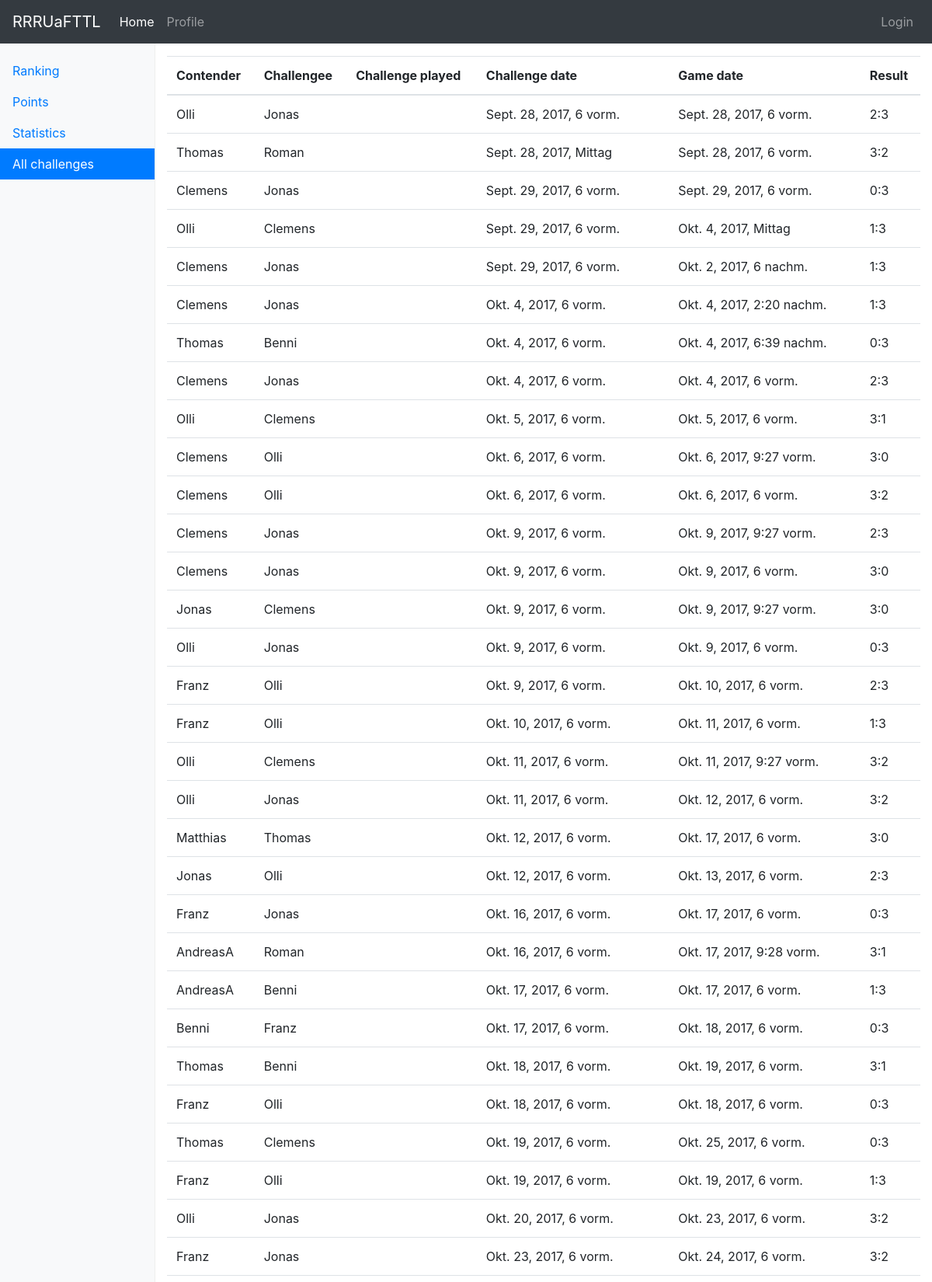
The app's page /all_games (upper part) with its own data.
### scoreboard/models.py (models this page shows, shortened)
class Challenge(models.Model):
    contender = models.ForeignKey(User, on_delete = models.CASCADE, related_name="challenge_contender")
    challengee = models.ForeignKey(User, on_delete = models.CASCADE, related_name="challenge_challengee")
    challenge_date= models.DateTimeField()
    expiration_date = models.DateTimeField(null = True)
    contender_score = models.IntegerField(null=True, blank=True)
    challengee_score = models.IntegerField(null=True, blank = True)
    challenge_open = models.BooleanField(default = True)
    game_reported = models.BooleanField()
    game_date = models.DateTimeField(null=True, blank = True)

### scoreboard/views.py (the view)
# urls.py: url(r'^all_games',views.all_games,name='all_games'),
@never_cache
def all_games(request):
    games = models.Challenge.objects.all()
    return render(request,'all_games.html',{'challenges':games})

### templates/all_games.html (shortened to what this page needs)
{% extends 'base.html' %}
{% block content %}
<link href="https://cdn.datatables.net/1.10.16/css/dataTables.bootstrap4.min.css" rel="stylesheet">
<link href="https://cdnjs.cloudflare.com/ajax/libs/octicons/4.4.0/font/octicons.css" rel="stylesheet">
    <table class="table" id="table">
        <thead>
            <th>Contender</th>
            <th>Challengee</th>
            <th>Challenge played</th>
            <th>Challenge date</th>
            <th>Game date</th>
            <th>Result</th>
        </thead>
        <tbody>
        {% for challenge in challenges %}
        <tr>
            <td>{{challenge.contender}}</td>
            <td>{{challenge.challengee}}</td>
            <td>{% if challenge.challenge_open %}<span style="display:none">0</span>{% else %}<span style="display:none">1</span>{% endif %}</td>
            <td>{% if challenge.challenge_date == None %} --- {% else %}{{challenge.challenge_date}} {% endif %}</td>
            <td>{% if challenge.game_date == None %} --- {% else %}{{challenge.game_date}} {% endif %}</td>
            <td>{% if challenge.contender_score == None or challenge.challengee_score == None %} --- {% else %}{{challenge.contender_score}}:{{challenge.challengee_score}}{% endif %}</td>
        </tr>
        {% endfor %}
        </tbody>
    </table>
{% endblock %}

### scoreboard/static/css/dashboard.css (style rules this page uses)
body { padding-top: 3.5rem; }

### records on screen
Challenge: contender "Olli", challengee "Jonas", challenge_date "Sept. 28, 2017, 6 vorm.", game_date "Sept. 28, 2017, 6 vorm.", contender_score "2", challengee_score "3"
Challenge: contender "Thomas", challengee "Roman", challenge_date "Sept. 28, 2017, Mittag", game_date "Sept. 28, 2017, 6 vorm.", contender_score "3", challengee_score "2"
Challenge: contender "Clemens", challengee "Jonas", challenge_date "Sept. 29, 2017, 6 vorm.", game_date "Sept. 29, 2017, 6 vorm.", contender_score "0", challengee_score "3"
Challenge: contender "Olli", challengee "Clemens", challenge_date "Sept. 29, 2017, 6 vorm.", game_date "Okt. 4, 2017, Mittag", contender_score "1", challengee_score "3"
Challenge: contender "Clemens", challengee "Jonas", challenge_date "Sept. 29, 2017, 6 vorm.", game_date "Okt. 2, 2017, 6 nachm.", contender_score "1", challengee_score "3"
Challenge: contender "Clemens", challengee "Jonas", challenge_date "Okt. 4, 2017, 6 vorm.", game_date "Okt. 4, 2017, 2:20 nachm.", contender_score "1", challengee_score "3"
Challenge: contender "Thomas", challengee "Benni", challenge_date "Okt. 4, 2017, 6 vorm.", game_date "Okt. 4, 2017, 6:39 nachm.", contender_score "0", challengee_score "3"
Challenge: contender "Clemens", challengee "Jonas", challenge_date "Okt. 4, 2017, 6 vorm.", game_date "Okt. 4, 2017, 6 vorm.", contender_score "2", challengee_score "3"
Challenge: contender "Olli", challengee "Clemens", challenge_date "Okt. 5, 2017, 6 vorm.", game_date "Okt. 5, 2017, 6 vorm.", contender_score "3", challengee_score "1"
Challenge: contender "Clemens", challengee "Olli", challenge_date "Okt. 6, 2017, 6 vorm.", game_date "Okt. 6, 2017, 9:27 vorm.", contender_score "3", challengee_score "0"
Challenge: contender "Clemens", challengee "Olli", challenge_date "Okt. 6, 2017, 6 vorm.", game_date "Okt. 6, 2017, 6 vorm.", contender_score "3", challengee_score "2"
Challenge: contender "Clemens", challengee "Jonas", challenge_date "Okt. 9, 2017, 6 vorm.", game_date "Okt. 9, 2017, 9:27 vorm.", contender_score "2", challengee_score "3"
Challenge: contender "Clemens", challengee "Jonas", challenge_date "Okt. 9, 2017, 6 vorm.", game_date "Okt. 9, 2017, 6 vorm.", contender_score "3", challengee_score "0"
Challenge: contender "Jonas", challengee "Clemens", challenge_date "Okt. 9, 2017, 6 vorm.", game_date "Okt. 9, 2017, 9:27 vorm.", contender_score "3", challengee_score "0"
Challenge: contender "Olli", challengee "Jonas", challenge_date "Okt. 9, 2017, 6 vorm.", game_date "Okt. 9, 2017, 6 vorm.", contender_score "0", challengee_score "3"
Challenge: contender "Franz", challengee "Olli", challenge_date "Okt. 9, 2017, 6 vorm.", game_date "Okt. 10, 2017, 6 vorm.", contender_score "2", challengee_score "3"
Challenge: contender "Franz", challengee "Olli", challenge_date "Okt. 10, 2017, 6 vorm.", game_date "Okt. 11, 2017, 6 vorm.", contender_score "1", challengee_score "3"
Challenge: contender "Olli", challengee "Clemens", challenge_date "Okt. 11, 2017, 6 vorm.", game_date "Okt. 11, 2017, 9:27 vorm.", contender_score "3", challengee_score "2"
Challenge: contender "Olli", challengee "Jonas", challenge_date "Okt. 11, 2017, 6 vorm.", game_date "Okt. 12, 2017, 6 vorm.", contender_score "3", challengee_score "2"
Challenge: contender "Matthias", challengee "Thomas", challenge_date "Okt. 12, 2017, 6 vorm.", game_date "Okt. 17, 2017, 6 vorm.", contender_score "3", challengee_score "0"
Challenge: contender "Jonas", challengee "Olli", challenge_date "Okt. 12, 2017, 6 vorm.", game_date "Okt. 13, 2017, 6 vorm.", contender_score "2", challengee_score "3"
Challenge: contender "Franz", challengee "Jonas", challenge_date "Okt. 16, 2017, 6 vorm.", game_date "Okt. 17, 2017, 6 vorm.", contender_score "0", challengee_score "3"
Challenge: contender "AndreasA", challengee "Roman", challenge_date "Okt. 16, 2017, 6 vorm.", game_date "Okt. 17, 2017, 9:28 vorm.", contender_score "3", challengee_score "1"
Challenge: contender "AndreasA", challengee "Benni", challenge_date "Okt. 17, 2017, 6 vorm.", game_date "Okt. 17, 2017, 6 vorm.", contender_score "1", challengee_score "3"
Challenge: contender "Benni", challengee "Franz", challenge_date "Okt. 17, 2017, 6 vorm.", game_date "Okt. 18, 2017, 6 vorm.", contender_score "0", challengee_score "3"
Challenge: contender "Thomas", challengee "Benni", challenge_date "Okt. 18, 2017, 6 vorm.", game_date "Okt. 19, 2017, 6 vorm.", contender_score "3", challengee_score "1"
Challenge: contender "Franz", challengee "Olli", challenge_date "Okt. 18, 2017, 6 vorm.", game_date "Okt. 18, 2017, 6 vorm.", contender_score "0", challengee_score "3"
Challenge: contender "Thomas", challengee "Clemens", challenge_date "Okt. 19, 2017, 6 vorm.", game_date "Okt. 25, 2017, 6 vorm.", contender_score "0", challengee_score "3"
Challenge: contender "Franz", challengee "Olli", challenge_date "Okt. 19, 2017, 6 vorm.", game_date "Okt. 19, 2017, 6 vorm.", contender_score "1", challengee_score "3"
Challenge: contender "Olli", challengee "Jonas", challenge_date "Okt. 20, 2017, 6 vorm.", game_date "Okt. 23, 2017, 6 vorm.", contender_score "3", challengee_score "2"
Challenge: contender "Franz", challengee "Jonas", challenge_date "Okt. 23, 2017, 6 vorm.", game_date "Okt. 24, 2017, 6 vorm.", contender_score "3", challengee_score "2"
